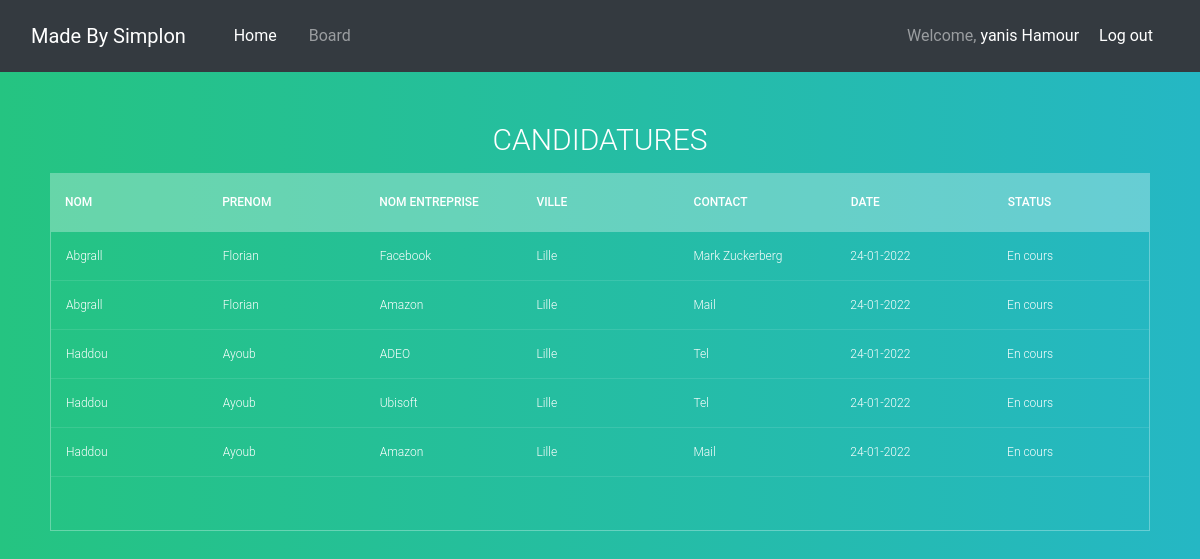
/board (signed in), run on the app's committed database.
### App/models.py (models this page shows, shortened)
class Users(db.Model,UserMixin):
    id = db.Column(db.Integer(), primary_key=True, nullable=False, unique=True)
    last_name = db.Column(db.String(length=30), nullable=False)
    first_name = db.Column(db.String(length=30), nullable=False)
    email_address = db.Column(db.String(length=50), nullable=False, unique=True)
    password_hash = db.Column(db.String(length=60), nullable=False)
    telephone_number = db.Column(db.String(length=10), nullable=True)
    is_admin = db.Column(db.Boolean(), nullable=False, default=False)

class Enterprise(db.Model):
    id = db.Column(db.Integer(), primary_key=True, nullable=False, unique=True)
    name = db.Column(db.String(length=50), nullable=False)
    place = db.Column(db.String(length=50))

class Candidacy(db.Model):
    id = db.Column(db.Integer(), primary_key=True, nullable=False, unique=True)
    user_id = db.Column(db.Integer(), nullable=False)
    enterprise_id = db.Column(db.Integer(), nullable=False)
    contact = db.Column(db.String(length=50), nullable=False)
    date = db.Column(db.String(), nullable=False)
    date_retry = db.Column(db.String(), nullable=True)
    status = db.Column(db.String(), nullable=True, default="En cours")

### App/routes.py (the view)
@app.route('/board', methods=['GET','POST'])
@login_required
def board_page():
    req = Request()
    if (current_user.is_admin == True):
        return render_template('board.html', title = ["Nom", "Prenom","Nom Entreprise", "Ville","Contact", "Date", "Status"],User=req.request_all_nomination())
    else:
        return render_template('board.html', title = ["ID","Nom Entreprise", "Ville","Contact", "Date", "Status",""],User=req.request_nomination_by_id(current_user.id))

### App/models.py (called while the page is built)
@login_manager.user_loader
def load_user(user_id):
    return Users.query.get(int(user_id))

### App/request.py (called while the page is built)
    def get_db_connection(self):
        return(sqlite3.connect('App/candidature.db'))

    def request_all_nomination(self):
        connection = self.get_db_connection()
        request = "SELECT Users.last_name, Users.first_name, Enterprise.name, Enterprise.place, Candidacy.contact, Candidacy.date, Candidacy.status FROM Users, Candidacy, Enterprise WHERE Users.id = Candidacy.user_id AND Candidacy.enterprise_id = Enterprise.id"
        result = connection.execute(request).fetchall()
        connection.close()
        return result

### App/templates/board.html (shortened to what this page needs)
{% extends "base.html" %}
{% block content %}
<section>
  <h1>Candidatures</h1>
  <div class="tbl-header">
    <table cellpadding="0" cellspacing="0" border="0">
      <thead>
        <tr>
          {% for col_name in title %}
          <th>{{ col_name }}</th>
          {% endfor %}
        </tr>
      </thead>
    </table>
  </div>
  <div class="tbl-content">
    <table cellpadding="0" cellspacing="0" border="0">
      <tbody>
        {% for row in User%}
        <tr>
          {% for info in row %}
          <td>{{ info }}</td>
          {% endfor %}
        </tr>
        {% endfor %}
      </tbody>
    </table>
  </div>
</section>
{% endblock %}

### App/templates/base.html (shortened to what this page needs)
<!doctype html>
<html lang="en">
<head>
  <link rel="stylesheet" href="https://stackpath.bootstrapcdn.com/bootstrap/4.4.1/css/bootstrap.min.css"
 />
  <link rel="stylesheet" href="https://stackpath.bootstrapcdn.com/font-awesome/4.7.0/css/font-awesome.min.css"
 />
  <link rel="stylesheet" href="/static/style.css">
</head>
<body>
  <nav class="navbar navbar-expand-lg navbar-dark bg-dark">
    <div class="col-2">
    <a class="navbar-brand" href="#">Made By Simplon</a>
    </div>
    <div class="collapse navbar-collapse col-7" id="navbar">
      <ul class="navbar-nav">
        <li class="nav-item">
          <a class="nav-link active" aria-current="page" href="{{ url_for('home_page') }}">Home</a>
        </li>
        {% if current_user.is_authenticated %}
        <li class="nav-item ml-3">
          <a class="nav-link" href="{{ url_for('board_page') }}">Board</a>
        </li>
        {% else %}
        <li class="nav-item ml-3">
          <a class="nav-link" href="{{ url_for('login_page') }}">Board</a>
        </li>
        {% endif %}
      </ul>
    </div>
      <div class="col-3">
        {% if current_user.is_authenticated %}
        <span class="navbar-text">
          Welcome,
          <a href="{{ url_for('modify_profile') }}"> {{ current_user.first_name }} {{ current_user.last_name }}</a>
        </span>
        <span class="navbar-text">
          <a class="nav-link" href="{{ url_for('logout_page') }}">Log out</a>
        </span>
        {% else %}
        <span class="navbar-text">
          <a class="nav-link" href="{{ url_for('login_page') }}">Log in</a>
        </span>
        {% endif %}
      </div>
  </nav>
  {% block content %}
  {% endblock %}
  </body>
</html>

### App/static/style.css (style rules this page uses)
h1 { font-size: 30px; color: #fff; text-transform: uppercase; font-weight: 300; text-align: center; margin-bottom: 15px; }
table { width:100%; table-layout: fixed; }
section { border-radius: 20px; }
.tbl-header { background-color: rgba(255,255,255,0.3); }
.tbl-content { height:300px; overflow-x:auto; margin-top: 0px; border: 1px solid rgba(255,255,255,0.3); }
th { padding: 20px 15px; text-align: left; font-weight: 500; font-size: 12px; color: #fff; text-transform: uppercase; }
td { padding: 15px; text-align: left; vertical-align:middle; font-weight: 300; font-size: 12px; color: #fff; border-bottom: solid 1px rgba(255,255,255,0.1); }
body { background: -webkit-linear-gradient(left, #25c481, #25b7c4); background: linear-gradient(to right, #25c481, #25b7c4); font-family: 'Roboto', sans-serif; }
section { margin:50px; }
a, a:hover { color: #fff; }

### data on the page
Users: first_name "yanis", last_name "Hamour"
Candidacy: contact "Mark Zuckerberg", date "24-01-2022", status "En cours"
Users: last_name "Abgrall", first_name "Florian"
Enterprise: name "Facebook", place "Lille"
Candidacy: contact "Mail", date "24-01-2022", status "En cours"
Enterprise: name "Amazon", place "Lille"
Candidacy: contact "Tel", date "24-01-2022", status "En cours"
Users: last_name "Haddou", first_name "Ayoub"
Enterprise: name "ADEO", place "Lille"
Candidacy: contact "Tel", date "24-01-2022", status "En cours"
Enterprise: name "Ubisoft", place "Lille"
Candidacy: contact "Mail", date "24-01-2022", status "En cours"

### other printed values
{{ col_name }} "NOM" "PRENOM" "NOM ENTREPRISE" "VILLE" "CONTACT" "DATE" "STATUS"
